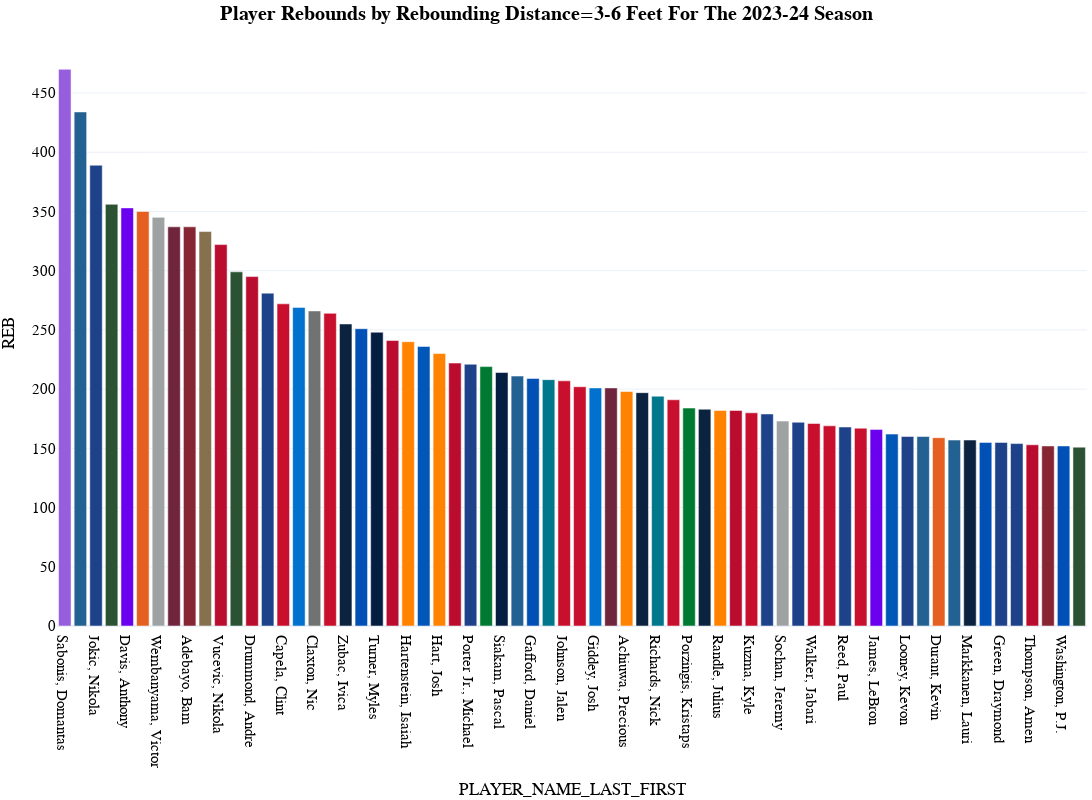

Here is the notebook cell this chart was saved with:
### Code cell
fig_reb_dist_season2 = px.bar(
  reb_dist_season[(reb_dist_season["REB"]>150)&(reb_dist_season["REB_DIST_RANGE"]=="3-6 Feet")].sort_values(by="REB",ascending=False), 
  x="PLAYER_NAME_LAST_FIRST", 
  y="REB",
#   y="OREB",
#   y="DREB",
  color="PLAYER_NAME_LAST_FIRST",
  color_discrete_map=player_color_dict_shot_dist,     
  template='plotly_white',
  title="<b>Player Rebounds by Rebounding Distance=3-6 Feet For The {} Season</b>".format(year),
  hover_data=['G','REB_DIST_RANGE', 'REB_FREQUENCY', 'OREB', 'DREB', 'REB', 'C_OREB','C_DREB', 'C_REB', 'C_REB_PCT', 'UC_OREB', 'UC_DREB', 'UC_REB',
              'UC_REB_PCT', 'Season', 'Category', 'TEAM_ABBREVIATION','color'], 
  height=800, 
  width=1200,
  )
fig_reb_dist_season2.update_layout(
    margin=dict(l=5, r=5, t=40, b=5),
    showlegend=False,
    title_x=0.5,
    hoverlabel=dict(
        bgcolor="white",
        font_size=16,
        font_family="PT Sans Narrow"
    ),
    # yaxis_range=[0,85],
    yaxis = dict(tickfont = dict(size=15)),
    xaxis = dict(tickfont = dict(size=15)),
    font=dict(
        family="PT Sans Narrow",
        size=14,
        color="Black"
    ),
    title_font_family="PT Sans Narrow"
)
fig_reb_dist_season2
